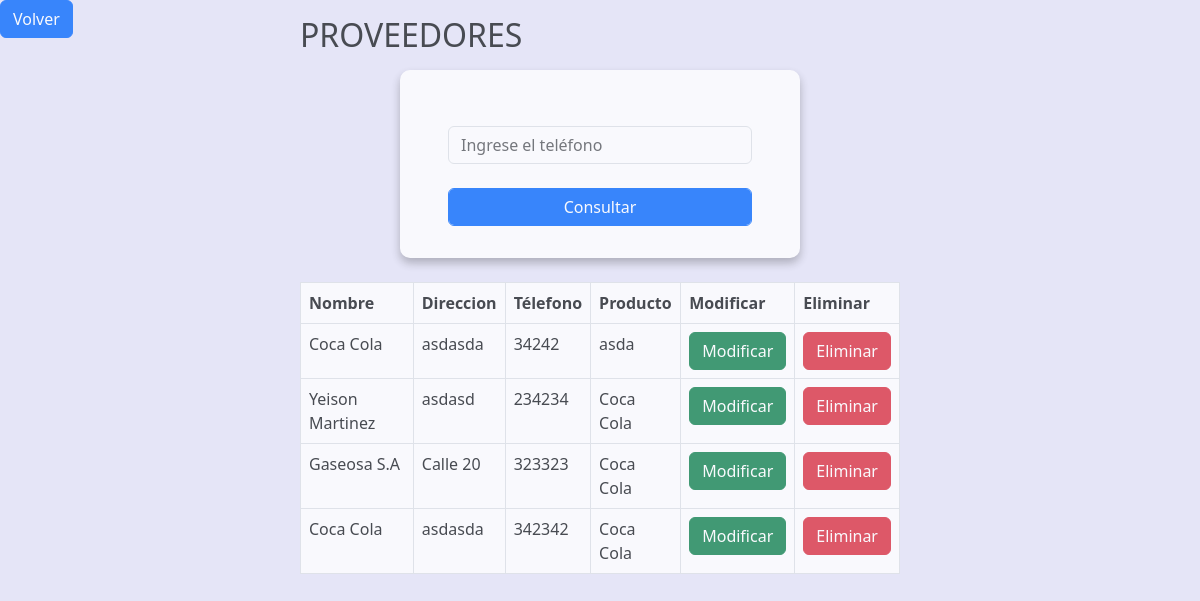
The page /factura/factura/consultarProveedor.php on the database its author committed.
### tables this page shows
CREATE TABLE `proveedores` (
  `nombre` varchar(255) NOT NULL,
  `direccion` varchar(255) NOT NULL,
  `telefono` int(12) NOT NULL,
  `producto` varchar(255) NOT NULL
);

### factura/factura/consultarProveedor.php (the view, shortened to what this page needs)
<?php
    include_once("conexion2.php");
?>
<!DOCTYPE html>
<html lang="en">
<head>
    <link rel="stylesheet" href="css/styles.css">
    <link href="https://cdn.jsdelivr.net/npm/bootstrap@5.3.0/dist/css/bootstrap.min.css" rel="stylesheet">
</head>
<body>
        <main>
            <section class="position-absolute top-0 start-50 translate-middle-x">
                <h2 class="form_title mt-3">PROVEEDORES</h2>
                <form action="" method="POST">
                    <input type="number" name="telefono" class="form-control mt-4 mb-4" placeholder="Ingrese el teléfono">
                    <input type="submit" value="Consultar" class="form-control btn btn-primary">
                </form>
                <br>
                <table class="table table-bordered ">
                    <thead>
                        <th>Nombre</th>
                        <th>Direccion</th>
                        <th>Télefono</th>
                        <th>Producto</th>
                        <th>Modificar</th>
                        <th>Eliminar</th>
                    </thead>
                    <tbody>
                        <?php
                           if(!empty($_POST['telefono'])){
                                $telefono = $_POST['telefono'];
                                $consulta = $conexion2 -> query("SELECT * FROM proveedores WHERE telefono = '%$telefono%'");
                           }else{
                                $consulta = $conexion2 -> query("SELECT * FROM proveedores");
                           }
                           while($row = $consulta -> fetch_array()){
                            ?>
                                <tr>
                                    <td><?php echo $row['nombre']; ?></td>
                                    <td><?php echo $row['direccion']; ?></td>
                                    <td><?php echo $row['telefono']; ?></td>
                                    <td><?php echo $row['producto']; ?></td>
                                    <td><a href="modificarProveedor.php?
                                    telefonoProv=<?php echo $row['telefono'];?> &
                                    nombreProv=<?php echo $row['nombre']; ?> &
                                    direccionProv=<?php echo $row['direccion'];?> &
                                    productos=<?php echo $row['producto']; ?>"  class="btn btn-success">Modificar</a></td>
                                    <td><a href="eliminarProveedor.php?telefono=<?php echo $row['telefono']; ?>" class="btn btn-danger">Eliminar</a></td>
                                </tr>
                            <?php } ?>
                    </tbody>
                </table>
            </section>
            <button class="btn btn-primary"><a href="principal.php">Volver</a></button>
        </main>
</body>
</html>

### factura/factura/css/styles.css (style rules this page uses)
* { margin: 0; padding: 0; box-sizing: border-box; }
body { font-family: 'Roboto', sans-serif; background-color: #e5e5f7; opacity: 0.8; background-image: radial-gradient(#787ede 0.5px, transparent 0.5px), radial-gradient(#787ede 0.5px, #e5e5f7 0.5px); background-size: 20px 20px; background-position: 0 0,10px 10px; display: flex; min-height: 100vh; }
form { background-color: #fff; margin: auto; width: 90%; max-width: 400px; padding: 2em 3em; border-radius: 10px; box-shadow: 0 5px 10px rgb(0 0 0 / 30%); text-align: center; margin-top: 1em; }
.form_title { font-size: 2em; margin-bottom: .2em; }
button a { color: white; text-decoration: none; }

### rows shown on the page
proveedores: nombre "Coca Cola", direccion "asdasda", telefono "34242", producto "asda"
proveedores: nombre "Yeison Martinez", direccion "asdasd", telefono "234234", producto "Coca Cola"
proveedores: nombre "Gaseosa S.A", direccion "Calle 20", telefono "323323", producto "Coca Cola"
proveedores: nombre "Coca Cola", direccion "asdasda", telefono "342342", producto "Coca Cola"
